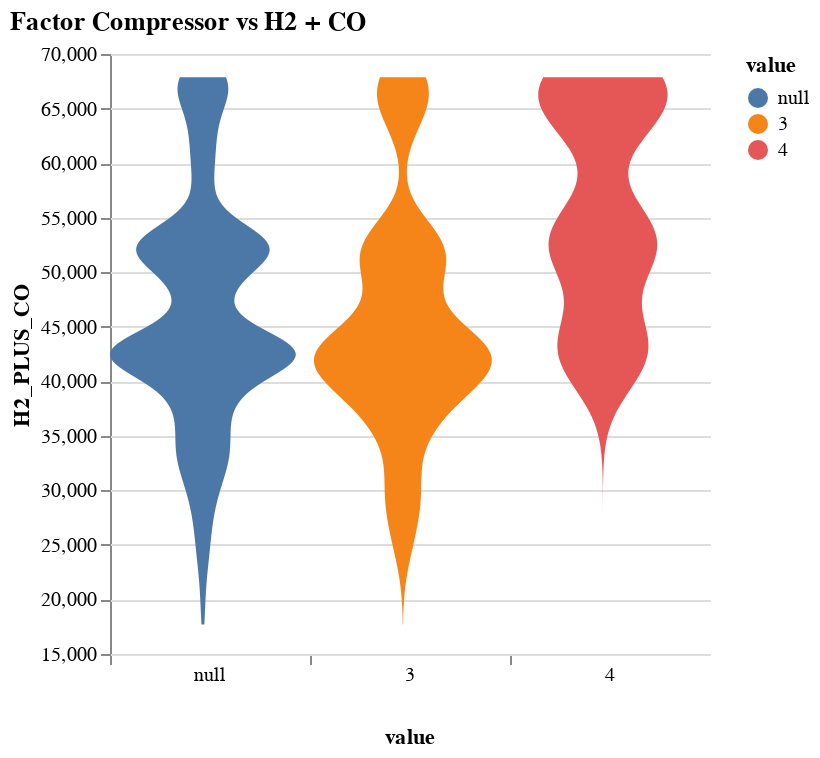

The notebook cell this image was saved under:
### Code cell
df1=merged_subset[["factor_compressor","H2_PLUS_CO"]].melt(id_vars=['H2_PLUS_CO'])
df1
pressure_h2_co = alt.Chart(df1, title = "Factor Compressor vs H2 + CO").transform_density(
    'H2_PLUS_CO',
    as_=['H2_PLUS_CO', 'density'],
    # extent=[5, 50],
    groupby=['value']
).mark_area(orient='horizontal').encode(
    y='H2_PLUS_CO:Q',
    color='value:N',
    x=alt.X(
        'density:Q',
        stack='center',
        impute=None,
        title=None,
        axis=alt.Axis(labels=False, values=[0],grid=False, ticks=True)
    ),
    # facet=alt.Facet(column = 'variable:O'),
    column=alt.Column(
        'value:N',
        header=alt.Header(
            titleOrient='bottom',
            labelOrient='bottom',
            labelPadding=0
        )
    )
).properties(
    width=100
).configure_facet(
    spacing=0
).configure_view(
    stroke=None
)

pressure_h2_co

### Figure 1 — Vega-Lite specification as saved in the notebook (floating-point values rounded to 4 significant figures; data arrays with more than 128 entries replaced by an {"elided": "..."} marker saying what was removed)
{"config": {"view": {"continuousWidth": 400, "continuousHeight": 300, "stroke": null}, "facet": {"spacing": 0}}, "data": {"name": "data-adea2bbe23ce197e40a2a8000b626e6c"}, "mark": {"type": "area", "orient": "horizontal"}, "encoding": {"color": {"type": "nominal", "field": "value"}, "column": {"type": "nominal", "field": "value", "header": {"labelOrient": "bottom", "labelPadding": 0, "titleOrient": "bottom"}}, "x": {"type": "quantitative", "axis": {"grid": false, "labels": false, "ticks": true, "values": [0]}, "field": "density", "impute": null, "stack": "center", "title": null}, "y": {"type": "quantitative", "field": "H2_PLUS_CO"}}, "title": "Factor Compressor vs H2 + CO", "transform": [{"density": "H2_PLUS_CO", "groupby": ["value"], "as": ["H2_PLUS_CO", "density"]}], "width": 100, "$schema": "https://vega.github.io/schema/vega-lite/v4.8.1.json", "datasets": {"data-adea2bbe23ce197e40a2a8000b626e6c": {"elided": "3186 records"}}}
